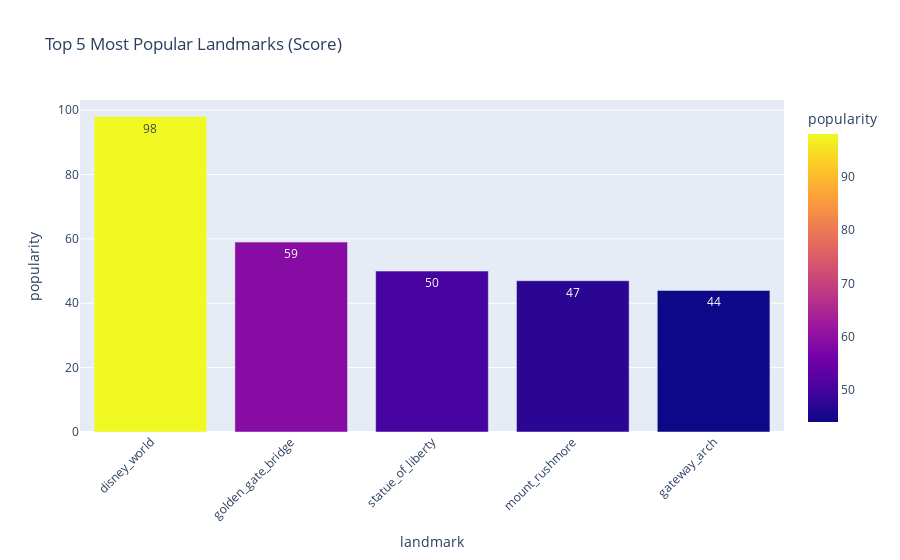

The notebook cell saved with this chart:
### Markdown cell above
**Top 5 Popular Landmarks**

This visualization highlights which landmarks are most popular.

### Code cell
# Get the top 5 landmarks based on popularity score
top10 = df.sort_values(by='popularity', ascending=False).head(10)

# Create a bar chart
fig = px.bar(
    top10,
    x='landmark', # landmark names on x-axis
    y='popularity', # popularity score on y-axis
    color='popularity', # color code based on the score
    title='Top 5 Most Popular Landmarks (Score)',
    hover_data=['city', 'state', 'visit_time_(hrs)'], # show details on the hover
    text='popularity' # show scores as text on the bars
)

fig.update_layout(xaxis_tickangle=-45) # rotate text on x-axis

fig.show() # display the chart

### Figure 1 — Plotly figure (JSON) as saved in the notebook; plotly's stock layout.template omitted (floating-point values rounded to 4 significant figures)
{"data": [{"alignmentgroup": "True", "customdata": [["orlando", "florida", 8], ["san_francisco", "california", 2], ["new_york", "new_york", 4], ["keystone", "south_dakota", 2], ["st._louis", "missouri", 2]], "hovertemplate": "landmark=%{x}<br>popularity=%{marker.color}<br>city=%{customdata[0]}<br>state=%{customdata[1]}<br>visit_time_(hrs)=%{customdata[2]}<extra></extra>", "legendgroup": "", "marker": {"color": [98, 59, 50, 47, 44], "coloraxis": "coloraxis", "pattern": {"shape": ""}}, "name": "", "offsetgroup": "", "orientation": "v", "showlegend": false, "text": [98, 59, 50, 47, 44], "textposition": "auto", "type": "bar", "x": ["disney_world", "golden_gate_bridge", "statue_of_liberty", "mount_rushmore", "gateway_arch"], "xaxis": "x", "y": [98, 59, 50, 47, 44], "yaxis": "y"}], "layout": {"autosize": true, "barmode": "relative", "coloraxis": {"colorbar": {"title": {"text": "popularity"}}, "colorscale": [[0, "#0d0887"], [0.1111, "#46039f"], [0.2222, "#7201a8"], [0.3333, "#9c179e"], [0.4444, "#bd3786"], [0.5556, "#d8576b"], [0.6667, "#ed7953"], [0.7778, "#fb9f3a"], [0.8889, "#fdca26"], [1, "#f0f921"]]}, "legend": {"tracegroupgap": 0}, "title": {"text": "Top 5 Most Popular Landmarks (Score)"}, "xaxis": {"anchor": "y", "autorange": true, "domain": [0, 1], "range": [-0.5, 4.5], "tickangle": -45, "title": {"text": "landmark"}, "type": "category"}, "yaxis": {"anchor": "x", "autorange": true, "domain": [0, 1], "range": [0, 103.2], "title": {"text": "popularity"}, "type": "linear"}}}
